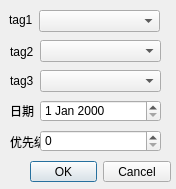
<?xml version="1.0" encoding="UTF-8"?>
<ui version="4.0">
 <class>filterdialog</class>
 <widget class="QDialog" name="filterdialog">
  <property name="geometry">
   <rect>
    <x>0</x>
    <y>0</y>
    <width>176</width>
    <height>189</height>
   </rect>
  </property>
  <property name="windowTitle">
   <string>Dialog</string>
  </property>
  <widget class="QDialogButtonBox" name="buttonBox">
   <property name="geometry">
    <rect>
     <x>30</x>
     <y>161</y>
     <width>141</width>
     <height>21</height>
    </rect>
   </property>
   <property name="orientation">
    <enum>Qt::Orientation::Horizontal</enum>
   </property>
   <property name="standardButtons">
    <set>QDialogButtonBox::StandardButton::Cancel|QDialogButtonBox::StandardButton::Ok</set>
   </property>
  </widget>
  <widget class="QLabel" name="tag1">
   <property name="geometry">
    <rect>
     <x>9</x>
     <y>10</y>
     <width>31</width>
     <height>20</height>
    </rect>
   </property>
   <property name="text">
    <string>tag1</string>
   </property>
  </widget>
  <widget class="QComboBox" name="comboBox">
   <property name="geometry">
    <rect>
     <x>39</x>
     <y>10</y>
     <width>121</width>
     <height>22</height>
    </rect>
   </property>
  </widget>
  <widget class="QLabel" name="tag2">
   <property name="geometry">
    <rect>
     <x>10</x>
     <y>41</y>
     <width>31</width>
     <height>21</height>
    </rect>
   </property>
   <property name="text">
    <string>tag2</string>
   </property>
  </widget>
  <widget class="QComboBox" name="comboBox_2">
   <property name="geometry">
    <rect>
     <x>40</x>
     <y>40</y>
     <width>121</width>
     <height>22</height>
    </rect>
   </property>
  </widget>
  <widget class="QLabel" name="tag3">
   <property name="geometry">
    <rect>
     <x>10</x>
     <y>70</y>
     <width>31</width>
     <height>21</height>
    </rect>
   </property>
   <property name="text">
    <string>tag3</string>
   </property>
  </widget>
  <widget class="QComboBox" name="comboBox_3">
   <property name="geometry">
    <rect>
     <x>40</x>
     <y>70</y>
     <width>121</width>
     <height>22</height>
    </rect>
   </property>
  </widget>
  <widget class="QLabel" name="datelabel">
   <property name="geometry">
    <rect>
     <x>10</x>
     <y>100</y>
     <width>31</width>
     <height>21</height>
    </rect>
   </property>
   <property name="text">
    <string>日期</string>
   </property>
  </widget>
  <widget class="QDateEdit" name="dateEdit">
   <property name="geometry">
    <rect>
     <x>40</x>
     <y>100</y>
     <width>121</width>
     <height>22</height>
    </rect>
   </property>
  </widget>
  <widget class="QLabel" name="priorlabel">
   <property name="geometry">
    <rect>
     <x>10</x>
     <y>131</y>
     <width>31</width>
     <height>21</height>
    </rect>
   </property>
   <property name="text">
    <string>优先级</string>
   </property>
  </widget>
  <widget class="QSpinBox" name="spinBox">
   <property name="geometry">
    <rect>
     <x>40</x>
     <y>130</y>
     <width>121</width>
     <height>22</height>
    </rect>
   </property>
  </widget>
 </widget>
 <resources/>
 <connections>
  <connection>
   <sender>buttonBox</sender>
   <signal>accepted()</signal>
   <receiver>filterdialog</receiver>
   <slot>accept()</slot>
   <hints>
    <hint type="sourcelabel">
     <x>248</x>
     <y>254</y>
    </hint>
    <hint type="destinationlabel">
     <x>157</x>
     <y>274</y>
    </hint>
   </hints>
  </connection>
  <connection>
   <sender>buttonBox</sender>
   <signal>rejected()</signal>
   <receiver>filterdialog</receiver>
   <slot>reject()</slot>
   <hints>
    <hint type="sourcelabel">
     <x>316</x>
     <y>260</y>
    </hint>
    <hint type="destinationlabel">
     <x>286</x>
     <y>274</y>
    </hint>
   </hints>
  </connection>
 </connections>
</ui>
